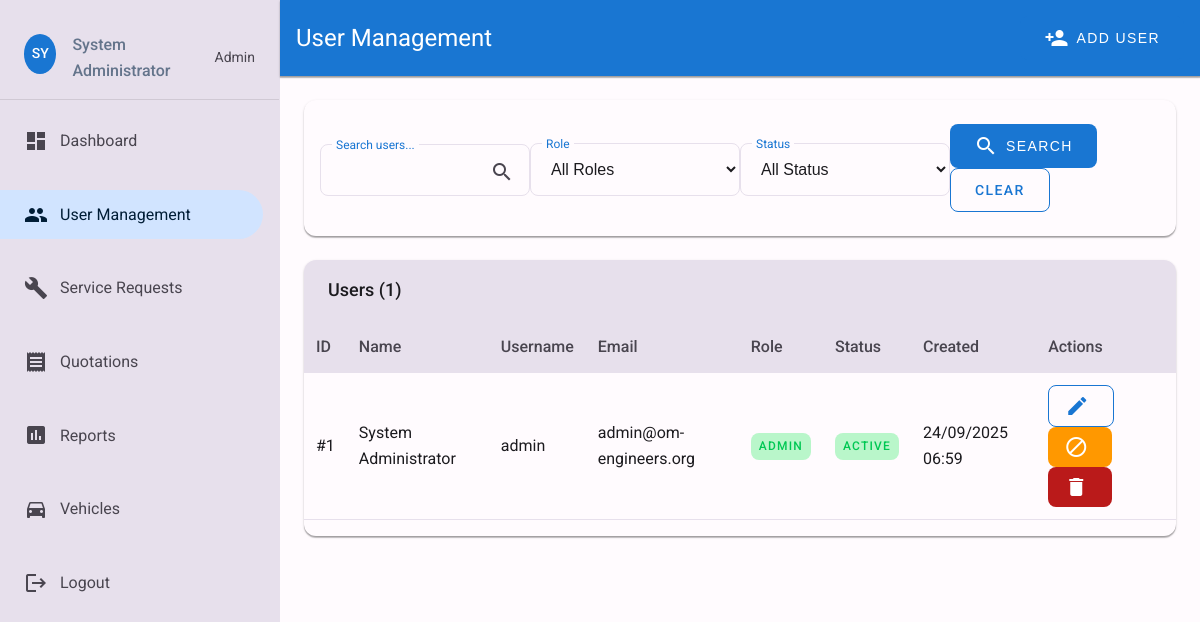
The page /dashboard/users.php (signed in) on the database as committed earlier.
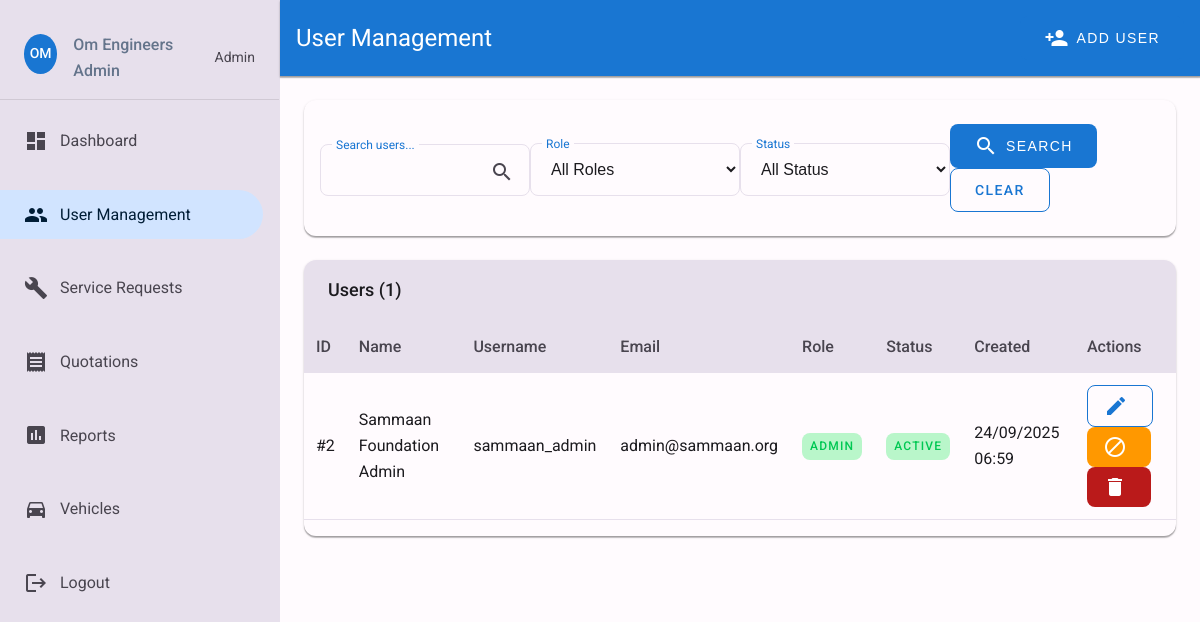
The same page on the database as committed later.
### tables this page shows
CREATE TABLE `users` (
  `id` int(11) NOT NULL AUTO_INCREMENT,
  `organization_id` int(11) NOT NULL,
  `username` varchar(50) NOT NULL UNIQUE,
  `email` varchar(100) NOT NULL UNIQUE,
  `password` varchar(255) NOT NULL,
  `role` enum('admin','requestor','approver') NOT NULL,
  `full_name` varchar(100) NOT NULL,
  `created_at` timestamp NOT NULL DEFAULT CURRENT_TIMESTAMP,
  `is_active` tinyint(1) DEFAULT 1,
  PRIMARY KEY (`id`),
  KEY `fk_users_organization` (`organization_id`),
  CONSTRAINT `fk_users_organization` FOREIGN KEY (`organization_id`) REFERENCES `organizations` (`id`) ON DELETE CASCADE
);

### includes/functions.php (called while the page is built, shortened)
<?php
require_once 'database.php';
function sanitize($data) {
    return htmlspecialchars(strip_tags(trim($data)));
}
function formatDate($date, $format = 'd/m/Y H:i') {
    return date($format, strtotime($date));
}
?>

### includes/database.php (called while the page is built, shortened)
<?php
class Database {
    private $host = DB_HOST;
    private $db_name = DB_NAME;
    private $username = DB_USER;
    private $password = DB_PASS;
    private $conn = null;
    public function connect() {
        if ($this->conn === null) {
            try {
                $this->conn = new PDO(
                    "mysql:host=" . $this->host . ";dbname=" . $this->db_name,
                    $this->username,
                    $this->password,
                    [
                        PDO::ATTR_ERRMODE => PDO::ERRMODE_EXCEPTION,
                        PDO::ATTR_DEFAULT_FETCH_MODE => PDO::FETCH_ASSOC,
                        PDO::ATTR_EMULATE_PREPARES => false
                    ]
                );
            } catch(PDOException $e) {
                die("Connection Error: " . $e->getMessage());
            }
        }
        return $this->conn;
    }
    public function query($sql, $params = []) {
        try {
            $stmt = $this->connect()->prepare($sql);
            $stmt->execute($params);
            return $stmt;
        } catch(PDOException $e) {
            error_log("Database query error: " . $e->getMessage());
            return false;
        }
    }
    public function fetchAll($sql, $params = []) {
        $stmt = $this->query($sql, $params);
        return $stmt ? $stmt->fetchAll() : false;
    }
    public function fetch($sql, $params = []) {
        $stmt = $this->query($sql, $params);
        return $stmt ? $stmt->fetch() : false;
    }
}
$db = new Database();
?>

### dashboard/users.php (the view, shortened to what this page needs)
<?php
require_once '../includes/functions.php';
$page = (int)($_GET['page'] ?? 1);
$limit = ITEMS_PER_PAGE;
$offset = ($page - 1) * $limit;
$search = sanitize($_GET['search'] ?? '');
$conditions = ["u.organization_id = ?"];
$params = [$_SESSION['organization_id']];
$whereClause = implode(' AND ', $conditions);
$totalUsers = $db->fetch(
    "SELECT COUNT(*) as count FROM users u WHERE {$whereClause}",
    $params
)['count'];
$users = $db->fetchAll(
    "SELECT u.*, o.name as organization_name
     FROM users u
     JOIN organizations o ON u.organization_id = o.id
     WHERE {$whereClause}
     ORDER BY u.created_at DESC
     LIMIT {$limit} OFFSET {$offset}",
    $params
);
?>
<!DOCTYPE html>
<html lang="en">
<head>
    <link href="../assets/css/material.css" rel="stylesheet">
    <link href="../assets/css/style-base.css" rel="stylesheet">
    <link href="../assets/css/style-desktop.css" rel="stylesheet" media="(min-width: 769px)">
    <link href="../assets/css/style-mobile.css" rel="stylesheet" media="(max-width: 768px)">
</head>
<body>
    <div class="dashboard-layout">
        <aside class="dashboard-sidebar">
            <div class="user-info">
                <div class="user-avatar"><?php echo strtoupper(substr($_SESSION['full_name'], 0, 2)); ?></div>
                <p class="user-name"><?php echo htmlspecialchars($_SESSION['full_name']); ?></p>
                <p class="user-role"><?php echo ucfirst($_SESSION['role']); ?></p>
            </div>
            <nav>
                <ul class="sidebar-nav">
                    <li><a href="admin.php">
                        <span class="material-icons">dashboard</span>
                        Dashboard
                    </a></li>
                    <li><a href="users.php" class="active">
                        <span class="material-icons">group</span>
                        User Management
                    </a></li>
                    <li><a href="requests.php">
                        <span class="material-icons">build</span>
                        Service Requests
                    </a></li>
                    <li><a href="quotations.php">
                        <span class="material-icons">receipt</span>
                        Quotations
                    </a></li>
                    <li><a href="reports.php">
                        <span class="material-icons">assessment</span>
                        Reports
                    </a></li>
                    <li><a href="vehicles.php">
                        <span class="material-icons">directions_car</span>
                        Vehicles
                    </a></li>
                    <li><a href="../api/auth.php?action=logout" data-confirm="Are you sure you want to logout?">
                        <span class="material-icons">logout</span>
                        Logout
                    </a></li>
                </ul>
            </nav>
        </aside>
        <header class="dashboard-header">
            <h1 class="header-title">User Management</h1>
            <div class="header-actions">
                <button type="button" class="btn btn-primary" data-modal="createUserModal">
                    <span class="material-icons left">person_add</span>
                    Add User
                </button>
            </div>
        </header>
        <main class="dashboard-main">
            <div class="filters">
                <form method="GET" action="">
                    <div class="row">
                        <div class="col-3">
                            <div class="input-field">
                                <input type="text" id="search" name="search" value="<?php echo htmlspecialchars($search); ?>">
                                <label for="search">Search users...</label>
                                <span class="material-icons prefix">search</span>
                            </div>
                        </div>
                        <div class="col-3">
                            <div class="input-field">
                                <select id="role" name="role" data-auto-submit>
                                    <option value="">All Roles</option>
                                </select>
                                <label for="role">Role</label>
                            </div>
                        </div>
                        <div class="col-3">
                            <div class="input-field">
                                <select id="status" name="status" data-auto-submit>
                                    <option value="">All Status</option>
                                </select>
                                <label for="status">Status</label>
                            </div>
                        </div>
                        <div class="col-3">
                            <button type="submit" class="btn btn-primary">
                                <span class="material-icons left">search</span>
                                Search
                            </button>
                            <a href="users.php" class="btn btn-outlined">Clear</a>
                        </div>
                    </div>
                </form>
            </div>
            <div class="table-container">
                <div class="table-header">
                    <h3 class="table-title">Users (<?php echo $totalUsers; ?>)</h3>
                </div>
                <div class="table-responsive">
                    <table class="table data-table">
                        <thead>
                            <tr>
                                <th>ID</th>
                                <th>Name</th>
                                <th>Username</th>
                                <th>Email</th>
                                <th>Role</th>
                                <th>Status</th>
                                <th>Created</th>
                                <th>Actions</th>
                            </tr>
                        </thead>
                        <tbody>
                            <?php if (empty($users)): ?>
                                <tr>
                                    <td colspan="8" class="text-center text-muted">No users found</td>
                                </tr>
                            <?php else: ?>
                                <?php foreach ($users as $user): ?>
                                    <tr>
                                        <td>#<?php echo $user['id']; ?></td>
                                        <td><?php echo htmlspecialchars($user['full_name']); ?></td>
                                        <td><?php echo htmlspecialchars($user['username']); ?></td>
                                        <td><?php echo htmlspecialchars($user['email']); ?></td>
                                        <td>
                                            <span class="badge badge-<?php echo $user['role'] === 'requestor' ? 'primary' : 'success'; ?>">
                                                <?php echo ucfirst($user['role']); ?>
                                            </span>
                                        </td>
                                        <td>
                                            <span class="badge badge-<?php echo $user['is_active'] ? 'success' : 'secondary'; ?>">
                                                <?php echo $user['is_active'] ? 'Active' : 'Inactive'; ?>
                                            </span>
                                        </td>
                                        <td><?php echo formatDate($user['created_at']); ?></td>
                                        <td>
                                            <button type="button" class="btn btn-small btn-outlined" onclick="editUser(<?php echo $user['id']; ?>)">
                                                <span class="material-icons">edit</span>
                                            </button>
                                            <button type="button" class="btn btn-small btn-<?php echo $user['is_active'] ? 'warning' : 'success'; ?>"
                                                    onclick="toggleUserStatus(<?php echo $user['id']; ?>)">
                                                <span class="material-icons"><?php echo $user['is_active'] ? 'block' : 'check'; ?></span>
                                            </button>
                                            <button type="button" class="btn btn-small btn-error"
                                                    onclick="deleteUser(<?php echo $user['id']; ?>)"
                                                    data-confirm="Are you sure you want to delete this user?">
                                                <span class="material-icons">delete</span>
                                            </button>
                                        </td>
                                    </tr>
                                <?php endforeach; ?>
                            <?php endif; ?>
                        </tbody>
                    </table>
                </div>
            </div>
        </main>
    </div>
</body>
</html>

### assets/css/style-base.css (style rules this page uses)
.user-info { padding: 1rem 1.5rem; border-bottom: 1px solid rgba(0,0,0,0.1); margin-bottom: 1rem; }
.user-avatar { width: 48px; height: 48px; border-radius: 50%; background-color: var(--md-sys-color-primary); color: var(--md-sys-color-on-primary); display: flex; align-items: center; justify-content: center; font-weight: 500; font-size: 1.25rem; margin-bottom: 0.5rem; }
.user-name { font-weight: 500; margin: 0; }
.user-role { font-size: 0.875rem; color: var(--md-sys-color-on-surface-variant); margin: 0; }
.header-actions { display: flex; align-items: center; margin-left: auto; }
.header-title { margin: 0; font-size: 1.5rem; font-weight: 400; }
.table-container { background-color: var(--md-sys-color-surface); border-radius: var(--md-sys-shape-corner-medium); box-shadow: var(--md-sys-elevation-level1); overflow: hidden; margin-bottom: 1.5rem; }
.table-header { padding: 1rem 1.5rem; background-color: var(--md-sys-color-surface-variant); border-bottom: 1px solid var(--md-sys-color-surface-variant); display: flex; align-items: center; justify-content: space-between; }
.table-title { font-size: 1.125rem; font-weight: 500; margin: 0; }
.table-responsive { overflow-x: auto; }
.filters { background-color: var(--md-sys-color-surface); border-radius: var(--md-sys-shape-corner-medium); padding: 1.5rem; margin-bottom: 1.5rem; box-shadow: var(--md-sys-elevation-level1); }
.filters .row { align-items: end; }
.filters .input-field { margin-bottom: 1rem; }

### assets/css/style-desktop.css (style rules this page uses)
.dashboard-layout { display: grid; grid-template-areas: "sidebar header" "sidebar main"; grid-template-columns: 280px 1fr; grid-template-rows: auto 1fr; min-height: 100vh; }
.dashboard-sidebar { grid-area: sidebar; background-color: var(--md-sys-color-surface-variant); border-right: 1px solid var(--md-sys-color-surface-variant); padding: 1rem 0; }
.dashboard-header { grid-area: header; background-color: var(--md-sys-color-primary); color: var(--md-sys-color-on-primary); padding: 1rem; display: flex; align-items: center; justify-content: between; box-shadow: var(--md-sys-elevation-level1); }
.dashboard-main { grid-area: main; padding: 1.5rem; overflow-y: auto; }
.sidebar-nav { list-style: none; margin: 0; padding: 0; }
.sidebar-nav li { margin-bottom: 0.5rem; }
.sidebar-nav a { display: flex; align-items: center; padding: 0.75rem 1.5rem; color: var(--md-sys-color-on-surface-variant); text-decoration: none; border-radius: 0 25px 25px 0; margin-right: 1rem; transition: all 0.2s ease; }
.sidebar-nav a:hover, .sidebar-nav a.active { background-color: var(--md-sys-color-primary-container); color: var(--md-sys-color-on-primary-container); }
.sidebar-nav .material-icons { margin-right: 0.75rem; }
.sidebar-nav { display: flex; flex-direction: column; gap: 1rem; flex: 1; }
.user-info { display: flex; align-items: center; gap: 1rem; }
.user-name { font-weight: 500; color: #64748b; }
.user-avatar { width: 40px; height: 40px; border-radius: 50%; background-color: var(--md-sys-color-primary); color: var(--md-sys-color-on-primary); display: flex; align-items: center; justify-content: center; font-weight: 500; font-size: 0.875rem; }

### assets/css/style-mobile.css (style rules this page uses)
.dashboard-layout { display: grid; grid-template-areas: "header" "main"; grid-template-columns: 1fr; grid-template-rows: auto 1fr; min-height: 100vh; }
.dashboard-sidebar { display: none; }
.dashboard-header { grid-area: header; background-color: var(--md-sys-color-primary); color: var(--md-sys-color-on-primary); padding: 1rem; display: flex; align-items: center; justify-content: space-between; box-shadow: var(--md-sys-elevation-level1); }
.dashboard-main { grid-area: main; padding: 1rem; overflow-y: auto; }
.table-responsive { font-size: 0.875rem; }
.table-header { padding: 0.75rem 1rem; }
.table-container { margin-bottom: 1rem; }
.filters { padding: 1rem; margin-bottom: 1rem; }
.filters .row { flex-direction: column; }
.filters .input-field { margin-bottom: 0.75rem; }
.header-title { font-size: 1.25rem; }
.btn { min-height: 48px; padding: 0.75rem 1.5rem; }
.header-actions { margin-left: 0; gap: 0.5rem; }
.input-field { margin-bottom: 1rem; }

Rows that differ between the two databases and show on the page:
no longer on this page (row edited): users: id "1", full_name "System Administrator", username "admin", email "admin@om-engineers.org", role "ADMIN", is_active "ACTIVE", created_at "24/09/2025 06:59"
added users: id "2", full_name "Sammaan Foundation Admin", username "sammaan_admin", email "admin@sammaan.org", role "ADMIN", is_active "ACTIVE", created_at "24/09/2025 06:59"
Other text that changed with them:
substr($_SESSION['full_name'], 0, 2): "SY" → "OM"
$_SESSION['full_name']: "System Administrator" → "Om Engineers Admin"
